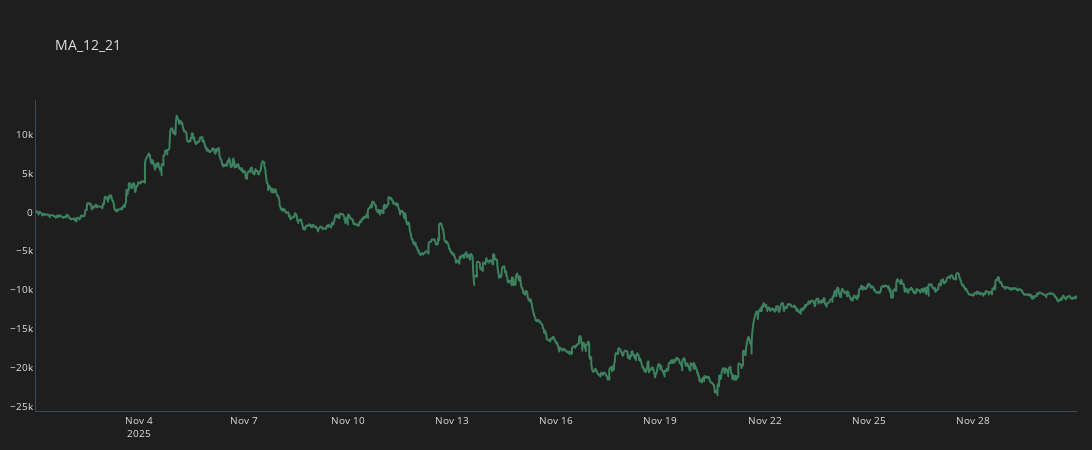
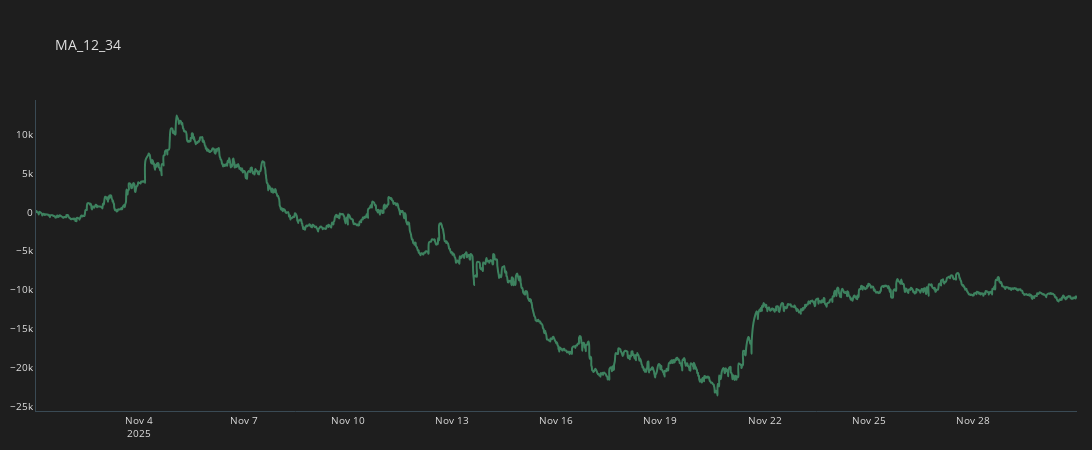
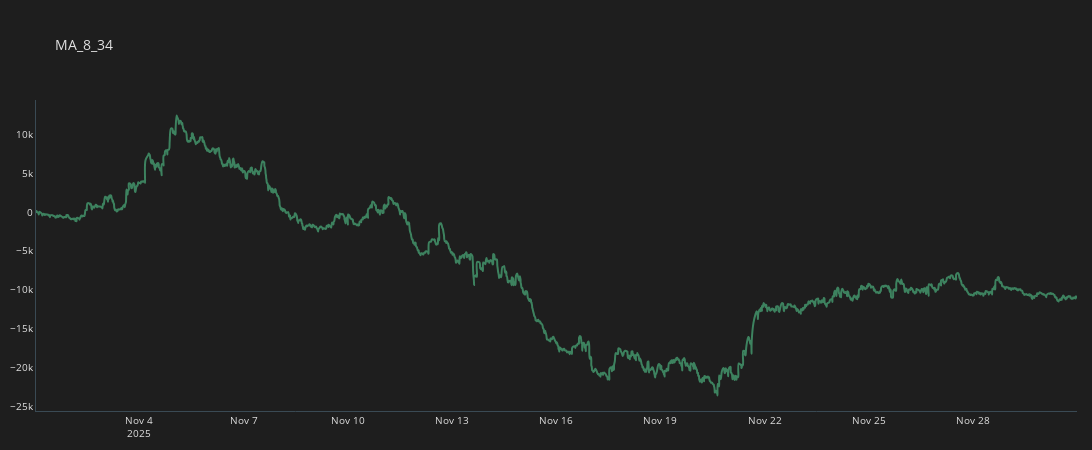
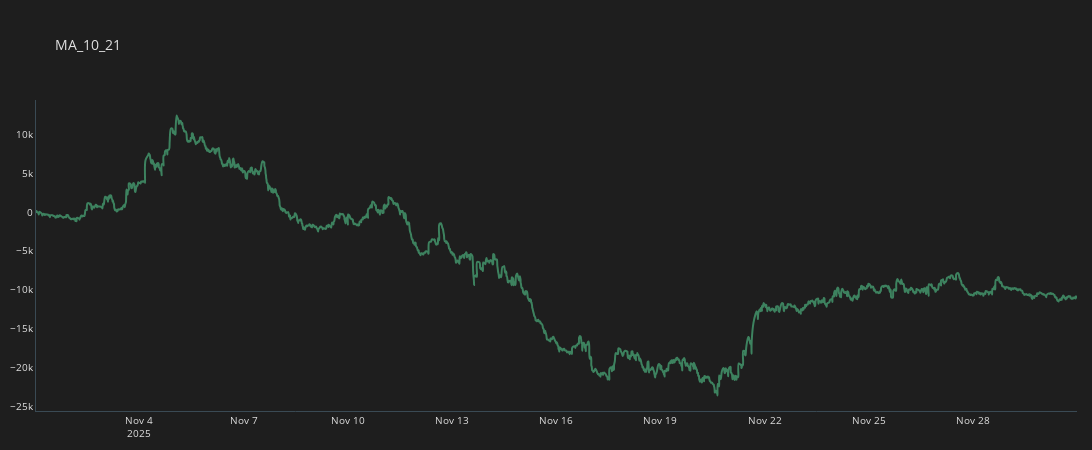

The notebook cell these images were saved under, in order:
### Code cell
for c in crosses:
    temp_df = temp_df.groupby(by='open_time', as_index=False).sum()
    temp_df['CUM_GAIN'] = temp_df.GAINS.cumsum()
    plot_line(temp_df, c)

### Figure 1 — Plotly figure (JSON) as saved in the notebook; plotly's stock layout.template omitted (floating-point values rounded to 4 significant figures; data arrays with more than 128 entries replaced by an {"elided": "..."} marker saying what was removed)
{"data": [{"line": {"color": "#3d825f", "shape": "spline", "width": 2}, "mode": "lines", "name": "MA_12_21", "type": "scatter", "x": {"elided": "2352 str values"}, "y": {"elided": "2352 float values"}}], "layout": {"font": {"color": "#e1e1e1", "size": 10}, "height": 450, "margin": {"b": 10, "l": 15, "r": 15}, "paper_bgcolor": "#1e1e1e", "plot_bgcolor": "#1e1e1e", "title": {"text": "MA_12_21"}, "width": 1100, "xaxis": {"linecolor": "#3a4a54", "linewidth": 1, "showgrid": false, "zeroline": false}, "yaxis": {"linecolor": "#3a4a54", "linewidth": 1, "showgrid": false, "zeroline": false}}}

### Figure 2 — Plotly figure (JSON) as saved in the notebook; plotly's stock layout.template omitted (floating-point values rounded to 4 significant figures; data arrays with more than 128 entries replaced by an {"elided": "..."} marker saying what was removed)
{"data": [{"line": {"color": "#3d825f", "shape": "spline", "width": 2}, "mode": "lines", "name": "MA_12_34", "type": "scatter", "x": {"elided": "2352 str values"}, "y": {"elided": "2352 float values"}}], "layout": {"font": {"color": "#e1e1e1", "size": 10}, "height": 450, "margin": {"b": 10, "l": 15, "r": 15}, "paper_bgcolor": "#1e1e1e", "plot_bgcolor": "#1e1e1e", "title": {"text": "MA_12_34"}, "width": 1100, "xaxis": {"linecolor": "#3a4a54", "linewidth": 1, "showgrid": false, "zeroline": false}, "yaxis": {"linecolor": "#3a4a54", "linewidth": 1, "showgrid": false, "zeroline": false}}}

### Figure 3 — Plotly figure (JSON) as saved in the notebook; plotly's stock layout.template omitted (floating-point values rounded to 4 significant figures; data arrays with more than 128 entries replaced by an {"elided": "..."} marker saying what was removed)
{"data": [{"line": {"color": "#3d825f", "shape": "spline", "width": 2}, "mode": "lines", "name": "MA_8_34", "type": "scatter", "x": {"elided": "2352 str values"}, "y": {"elided": "2352 float values"}}], "layout": {"font": {"color": "#e1e1e1", "size": 10}, "height": 450, "margin": {"b": 10, "l": 15, "r": 15}, "paper_bgcolor": "#1e1e1e", "plot_bgcolor": "#1e1e1e", "title": {"text": "MA_8_34"}, "width": 1100, "xaxis": {"linecolor": "#3a4a54", "linewidth": 1, "showgrid": false, "zeroline": false}, "yaxis": {"linecolor": "#3a4a54", "linewidth": 1, "showgrid": false, "zeroline": false}}}

### Figure 4 — Plotly figure (JSON) as saved in the notebook; plotly's stock layout.template omitted (floating-point values rounded to 4 significant figures; data arrays with more than 128 entries replaced by an {"elided": "..."} marker saying what was removed)
{"data": [{"line": {"color": "#3d825f", "shape": "spline", "width": 2}, "mode": "lines", "name": "MA_10_21", "type": "scatter", "x": {"elided": "2352 str values"}, "y": {"elided": "2352 float values"}}], "layout": {"font": {"color": "#e1e1e1", "size": 10}, "height": 450, "margin": {"b": 10, "l": 15, "r": 15}, "paper_bgcolor": "#1e1e1e", "plot_bgcolor": "#1e1e1e", "title": {"text": "MA_10_21"}, "width": 1100, "xaxis": {"linecolor": "#3a4a54", "linewidth": 1, "showgrid": false, "zeroline": false}, "yaxis": {"linecolor": "#3a4a54", "linewidth": 1, "showgrid": false, "zeroline": false}}}
